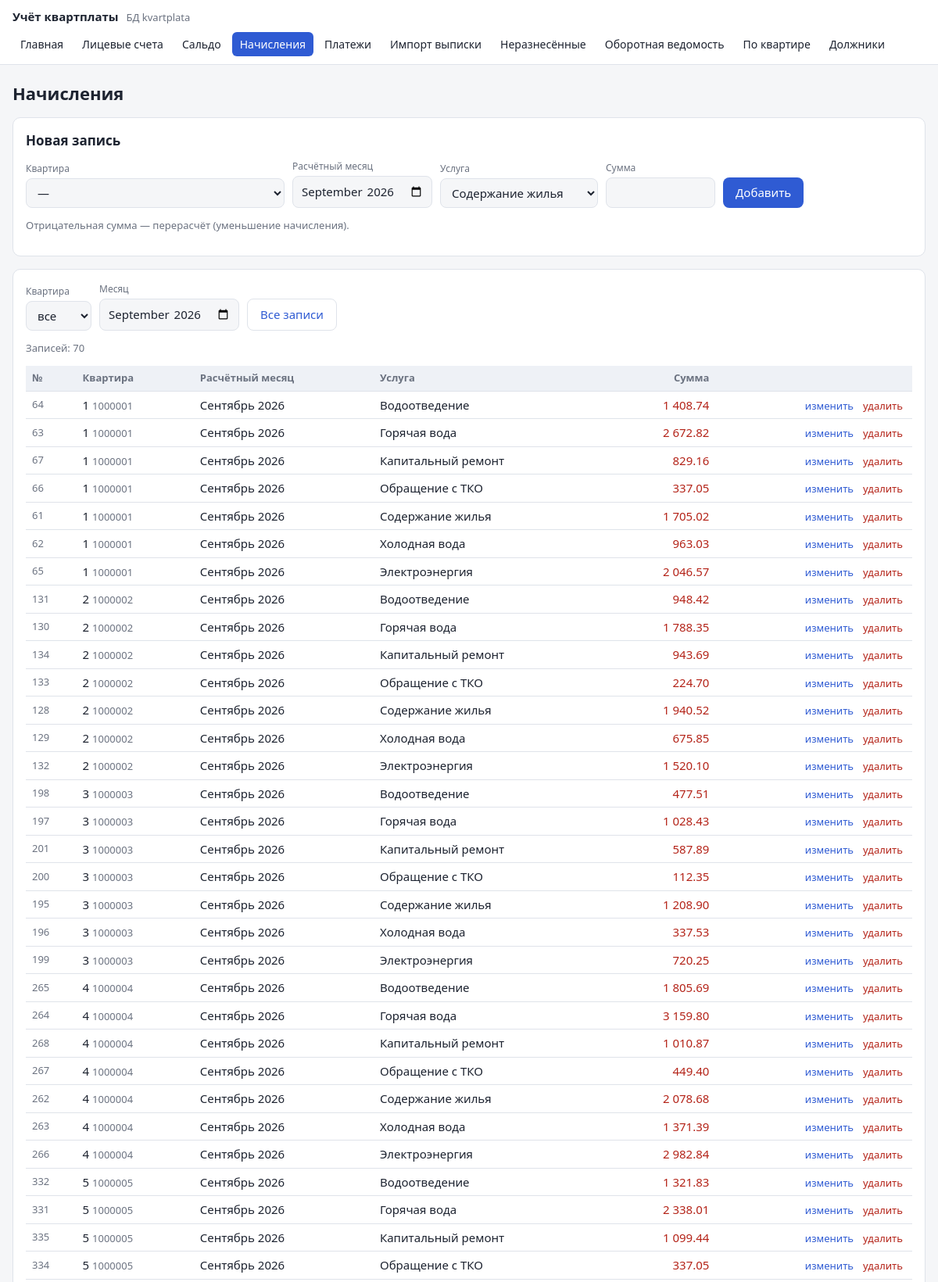
The page /edit.php?t=charges (upper part) on the database its author committed.
### tables this page shows
CREATE TABLE charges (
    id         INT UNSIGNED  NOT NULL AUTO_INCREMENT,
    account_id INT UNSIGNED  NOT NULL COMMENT 'Лицевой счёт',
    period     DATE          NOT NULL COMMENT 'Расчётный месяц (1-е число)',
    service    VARCHAR(50)   NOT NULL COMMENT 'Услуга',
    amount     DECIMAL(12,2) NOT NULL COMMENT 'Сумма начисления (отрицательная — перерасчёт)',
    PRIMARY KEY (id),
    UNIQUE KEY uq_charge (account_id, period, service),
    KEY ix_charges_period (period),
    CONSTRAINT fk_charges_account FOREIGN KEY (account_id) REFERENCES accounts (id)
        ON DELETE CASCADE,
    CONSTRAINT chk_charges_period CHECK (DAYOFMONTH(period) = 1)
);

CREATE TABLE accounts (
    id         INT UNSIGNED  NOT NULL AUTO_INCREMENT,
    account_no VARCHAR(10)   NOT NULL COMMENT 'Номер лицевого счёта',
    flat       SMALLINT UNSIGNED NOT NULL COMMENT 'Номер квартиры',
    owner      VARCHAR(150)  NOT NULL COMMENT 'Ответственный квартиросъёмщик',
    area       DECIMAL(6,2)  NULL COMMENT 'Общая площадь, м² (у счетов из банковской выписки может быть неизвестна)',
    residents  TINYINT UNSIGNED NOT NULL DEFAULT 1 COMMENT 'Число проживающих',
    import_id  INT UNSIGNED  NULL COMMENT 'Загрузка выписки, при которой счёт создан автоматически',
    PRIMARY KEY (id),
    UNIQUE KEY uq_account_no (account_no),
    UNIQUE KEY uq_flat (flat),
    CONSTRAINT chk_account_no CHECK (account_no REGEXP '^[0-9]{6,10}$'),
    CONSTRAINT fk_accounts_import FOREIGN KEY (import_id) REFERENCES bank_imports (id)
        ON DELETE SET NULL,
    CONSTRAINT chk_area CHECK (area > 0)
);

### web/edit.php (the view, shortened to what this page needs)
<?php
require __DIR__ . '/lib.php';
$tables = [
    'accounts' => [
        'title'  => 'Лицевые счета',
        'order'  => 'a.flat',
        'fields' => [
            'account_no' => ['Лицевой счёт', 'text', 'pattern' => '[0-9]{6,10}'],
            'flat'       => ['Квартира', 'int'],
            'owner'      => ['Квартиросъёмщик', 'text', 'size' => 32],
            'area'       => ['Площадь, м²', 'money', 'optional' => true],
            'residents'  => ['Проживает', 'int'],
        ],
    ],
    'saldo' => [
        'title'  => 'Сальдо на начало месяца',
        'order'  => 't.period DESC, a.flat',
        'filter' => 'period',
        'fields' => [
            'account_id' => ['Квартира', 'account'],
            'period'     => ['Месяц', 'month'],
            'amount'     => ['Сальдо (+ долг / − переплата)', 'money', 'signed' => true],
        ],
        'help'   => 'Входящее сальдо вводится на начало года (или при открытии счёта). '
                  . 'Сальдо следующих месяцев процедуры считают сами: последнее сальдо + начисления − платежи. '
                  . 'Кнопка «Закрыть месяц» записывает рассчитанное сальдо на начало следующего месяца.',
    ],
    'charges' => [
        'title'  => 'Начисления',
        'order'  => 't.period DESC, a.flat, t.service',
        'filter' => 'period',
        'fields' => [
            'account_id' => ['Квартира', 'account'],
            'period'     => ['Расчётный месяц', 'month'],
            'service'    => ['Услуга', 'select', 'options' => SERVICES],
            'amount'     => ['Сумма', 'money', 'signed' => true],
        ],
        'help'   => 'Отрицательная сумма — перерасчёт (уменьшение начисления).',
    ],
    'payments' => [
        'title'  => 'Платежи',
        'order'  => 't.pay_date DESC, a.flat',
        'filter' => 'pay_date',
        'fields' => [
            'account_id' => ['Квартира', 'account'],
            'pay_date'   => ['Дата поступления', 'date'],
            'amount'     => ['Сумма', 'money'],
            'source'     => ['Способ', 'select', 'options' => PAY_SOURCES],
            'doc_no'     => ['№ документа', 'text', 'optional' => true],
            'payer'      => ['Плательщик', 'text', 'optional' => true, 'size' => 22],
            'purpose'    => ['Назначение платежа', 'text', 'optional' => true, 'size' => 30],
        ],
        'help'   => 'Платёж учитывается в месяце поступления на расчётный счёт. '
                  . 'Платежи из банковской выписки загружаются на странице «Импорт выписки».',
    ],
];
$t = array_key_exists($_GET['t'] ?? '', $tables) ? $_GET['t'] : 'accounts';
$cfg = $tables[$t];
$fields = $cfg['fields'];
$self = 'edit.php?t=' . $t;
$fAccount = (int)($_GET['account'] ?? 0);
$fMonth = preg_match('/^\d{4}-\d{2}$/', $_GET['month'] ?? '') ? $_GET['month'] : null;
if ($t === 'charges' && !isset($_GET['month'])) {
    $fMonth = db()->query("SELECT DATE_FORMAT(MAX(period), '%Y-%m') FROM charges")->fetchColumn() ?: null;
}
$form = [];
$editId = (int)($_GET['edit'] ?? 0);
$where = [];
$params = [];
if ($t !== 'accounts') {
    if ($fMonth) {
        $where[] = "DATE_FORMAT(t.{$cfg['filter']}, '%Y-%m') = ?";
        $params[] = $fMonth;
    }
    $sql = "SELECT t.*, a.flat, a.account_no FROM $t t JOIN accounts a ON a.id = t.account_id"
         . ($where ? ' WHERE ' . implode(' AND ', $where) : '') . " ORDER BY {$cfg['order']}";
} else {
    $sql = "SELECT a.* FROM accounts a ORDER BY {$cfg['order']}";
}
$stmt = db()->prepare($sql);
$stmt->execute($params);
$rows = $stmt->fetchAll();
$accounts = accounts();
function input(string $name, array $f, $value): string
{
    $v = h((string)$value);
    $req = empty($f['optional']) ? 'required' : '';
    switch ($f[1]) {
        case 'account':
            global $accounts;
            $o = '<option value="">—</option>';
            foreach ($accounts as $a) {
                $sel = (string)$a['id'] === (string)$value ? 'selected' : '';
                $o .= sprintf('<option value="%d" %s>кв. %d — %s</option>', $a['id'], $sel, $a['flat'], h($a['owner']));
            }
            return "<select name=\"$name\" $req>$o</select>";
        case 'select':
            $o = '';
            foreach ($f['options'] as $opt) {
                $sel = $opt === $value ? 'selected' : '';
                $o .= sprintf('<option %s>%s</option>', $sel, h($opt));
            }
            return "<select name=\"$name\" $req>$o</select>";
        case 'month':
            return "<input type=\"month\" name=\"$name\" value=\"$v\" $req>";
        case 'money':
            $min = empty($f['signed']) ? 'min="0.01"' : '';
            return "<input type=\"number\" step=\"0.01\" $min name=\"$name\" value=\"$v\" style=\"width:140px\" $req>";
    }
}
function cell(string $name, array $f, array $r): string
{
    $v = $r[$name];
    return match ($f[1]) {
        'account' => sprintf('<td>%d <span class="muted">%s</span></td>', $r['flat'], h($r['account_no'])),
        'money'   => sprintf('<td class="num %s">%s</td>', empty($f['signed']) ? '' : sign_class($v), money($v)),
        'month'   => sprintf('<td>%s %s</td>', MONTHS[(int)substr($v, 5, 2)], substr($v, 0, 4)),
        'date'    => '<td>' . date('d.m.Y', strtotime($v)) . '</td>',
        default   => '<td>' . h((string)$v) . '</td>',
    };
}
if (!$form && !$editId) {
    $form = ['account_id' => $fAccount ?: '', 'period' => $fMonth ?? '',
             'pay_date' => date('Y-m-d'), 'residents' => 1];
}
?>
    <form class="card" method="post" action="<?= h($self . ($fAccount ? "&account=$fAccount" : '') . ($fMonth ? "&month=$fMonth" : '')) ?>">
        <h2><?= $editId ? 'Изменение записи №' . $editId : 'Новая запись' ?></h2>
        <div class="row">
            <?php foreach ($fields as $name => $f): ?>
                <div class="field"><label><?= h($f[0]) ?></label><?= input($name, $f, $form[$name] ?? '') ?></div>
            <?php endforeach ?>
            <button type="submit"><?= $editId ? 'Сохранить' : 'Добавить' ?></button>
        </div>
        <?php if (!empty($cfg['help'])): ?><p class="muted"><?= h($cfg['help']) ?></p><?php endif ?>
    </form>
    <div class="card">
        <?php if ($t !== 'accounts'): ?>
        <form class="row" method="get" style="margin-bottom:12px">
            <div class="field"><label>Квартира</label>
                <select name="account" onchange="this.form.submit()">
                    <option value="0">все</option>
                </select></div>
            <div class="field"><label>Месяц</label>
                <input type="month" name="month" value="<?= h($fMonth ?? '') ?>" onchange="this.form.submit()"></div>
            <a class="btn light" href="<?= h($self) ?>&month=">Все записи</a>
        </form>
        <?php endif ?>
        <p class="muted">Записей: <?= count($rows) ?></p>
        <div class="table-wrap">
        <table>
            <tr>
                <th>№</th>
                <?php foreach ($fields as $name => $f): ?>
                    <th class="<?= $f[1] === 'money' ? 'num' : '' ?>"><?= h($f[0]) ?></th>
                <?php endforeach ?>
                <th></th>
            </tr>
            <?php foreach ($rows as $r): ?>
            <tr>
                <td class="muted"><?= (int)$r['id'] ?></td>
                <?php foreach ($fields as $name => $f) echo cell($name, $f, $r); ?>
                <td class="num">
                    <a class="link" href="<?= h($self . '&edit=' . $r['id'] . ($fAccount ? "&account=$fAccount" : '') . ($fMonth ? "&month=$fMonth" : '')) ?>">изменить</a>
                    <form method="post" style="display:inline" onsubmit="return confirm('Удалить запись?')"
                          action="<?= h($self . ($fAccount ? "&account=$fAccount" : '') . ($fMonth ? "&month=$fMonth" : '')) ?>">
                        <button class="link" type="submit">удалить</button>
                    </form>
                </td>
            </tr>
            <?php endforeach ?>
        </table>
        </div>
    </div>

### web/style.css (style rules this page uses)
:root { --bg: #f5f6f8; --card: #fff; --text: #1d2330; --muted: #6b7280; --accent: #2f5bd3; --border: #dfe3ea; --err: #b42318; --ok: #067647; --debt: #b42318; --over: #067647; --head: #eef1f6; --zebra: #fafbfc; }
* { box-sizing: border-box; }
body { margin: 0; background: var(--bg); color: var(--text); font: 15px/1.5 system-ui, -apple-system, "Segoe UI", sans-serif; }
h2 { font-size: 17px; margin: 0 0 12px; }
.card { background: var(--card); border: 1px solid var(--border); border-radius: 10px; padding: 16px; margin-bottom: 16px; }
.row { display: flex; flex-wrap: wrap; gap: 10px; align-items: flex-end; }
.field { display: flex; flex-direction: column; gap: 3px; }
.field label { font-size: 12px; color: var(--muted); }
input, select { font: inherit; color: var(--text); background: var(--bg); border: 1px solid var(--border); border-radius: 8px; padding: 7px 10px; }
button, .btn { font: inherit; background: var(--accent); color: #fff; border: 0; text-decoration: none; border-radius: 8px; padding: 8px 16px; cursor: pointer; display: inline-block; }
.btn.light { background: transparent; color: var(--accent); border: 1px solid var(--border); }
button.link { background: none; color: var(--err); padding: 0 4px; font-size: 13px; }
a.link { color: var(--accent); font-size: 13px; text-decoration: none; padding: 0 4px; }
.muted { color: var(--muted); font-size: 13px; }
.table-wrap { overflow-x: auto; }
table { width: 100%; border-collapse: collapse; font-variant-numeric: tabular-nums; }
th, td { padding: 6px 8px; border-bottom: 1px solid var(--border); text-align: left; vertical-align: middle; }
th { font-size: 13px; color: var(--muted); font-weight: 600; background: var(--head); }
td.num, th.num { text-align: right; white-space: nowrap; }
.debt { color: var(--debt); }

### rows shown on the page
charges: id "64", account.account_no "1 1000001", period "Сентябрь 2026", service "Водоотведение", amount "1 408.74"
charges: id "63", account.account_no "1 1000001", period "Сентябрь 2026", service "Горячая вода", amount "2 672.82"
charges: id "67", account.account_no "1 1000001", period "Сентябрь 2026", service "Капитальный ремонт", amount "829.16"
charges: id "66", account.account_no "1 1000001", period "Сентябрь 2026", service "Обращение с ТКО", amount "337.05"
charges: id "61", account.account_no "1 1000001", period "Сентябрь 2026", service "Содержание жилья", amount "1 705.02"
charges: id "62", account.account_no "1 1000001", period "Сентябрь 2026", service "Холодная вода", amount "963.03"
charges: id "65", account.account_no "1 1000001", period "Сентябрь 2026", service "Электроэнергия", amount "2 046.57"
charges: id "131", account.account_no "2 1000002", period "Сентябрь 2026", service "Водоотведение", amount "948.42"
charges: id "130", account.account_no "2 1000002", period "Сентябрь 2026", service "Горячая вода", amount "1 788.35"
charges: id "134", account.account_no "2 1000002", period "Сентябрь 2026", service "Капитальный ремонт", amount "943.69"
charges: id "133", account.account_no "2 1000002", period "Сентябрь 2026", service "Обращение с ТКО", amount "224.70"
charges: id "128", account.account_no "2 1000002", period "Сентябрь 2026", service "Содержание жилья", amount "1 940.52"
charges: id "129", account.account_no "2 1000002", period "Сентябрь 2026", service "Холодная вода", amount "675.85"
charges: id "132", account.account_no "2 1000002", period "Сентябрь 2026", service "Электроэнергия", amount "1 520.10"
charges: id "198", account.account_no "3 1000003", period "Сентябрь 2026", service "Водоотведение", amount "477.51"
charges: id "197", account.account_no "3 1000003", period "Сентябрь 2026", service "Горячая вода", amount "1 028.43"
charges: id "201", account.account_no "3 1000003", period "Сентябрь 2026", service "Капитальный ремонт", amount "587.89"
charges: id "200", account.account_no "3 1000003", period "Сентябрь 2026", service "Обращение с ТКО", amount "112.35"
charges: id "195", account.account_no "3 1000003", period "Сентябрь 2026", service "Содержание жилья", amount "1 208.90"
charges: id "196", account.account_no "3 1000003", period "Сентябрь 2026", service "Холодная вода", amount "337.53"
charges: id "199", account.account_no "3 1000003", period "Сентябрь 2026", service "Электроэнергия", amount "720.25"
charges: id "265", account.account_no "4 1000004", period "Сентябрь 2026", service "Водоотведение", amount "1 805.69"
charges: id "264", account.account_no "4 1000004", period "Сентябрь 2026", service "Горячая вода", amount "3 159.80"
charges: id "268", account.account_no "4 1000004", period "Сентябрь 2026", service "Капитальный ремонт", amount "1 010.87"
charges: id "267", account.account_no "4 1000004", period "Сентябрь 2026", service "Обращение с ТКО", amount "449.40"
charges: id "262", account.account_no "4 1000004", period "Сентябрь 2026", service "Содержание жилья", amount "2 078.68"
charges: id "263", account.account_no "4 1000004", period "Сентябрь 2026", service "Холодная вода", amount "1 371.39"
charges: id "266", account.account_no "4 1000004", period "Сентябрь 2026", service "Электроэнергия", amount "2 982.84"
charges: id "332", account.account_no "5 1000005", period "Сентябрь 2026", service "Водоотведение", amount "1 321.83"
charges: id "331", account.account_no "5 1000005", period "Сентябрь 2026", service "Горячая вода", amount "2 338.01"
charges: id "335", account.account_no "5 1000005", period "Сентябрь 2026", service "Капитальный ремонт", amount "1 099.44"
charges: id "334", account.account_no "5 1000005", period "Сентябрь 2026", service "Обращение с ТКО", amount "337.05"

### other values the page prints
$label "Главная"
$label "Лицевые счета"
$label "Сальдо"
$label "Начисления"
$label "Платежи"
$label "Импорт выписки"
$label "Неразнесённые"
$label "Оборотная ведомость"
$label "По квартире"
$label "Должники"
$title "Начисления"
$f[0] "Квартира"
$f[0] "Расчётный месяц"
$f[0] "Услуга"
$f[0] "Сумма"
